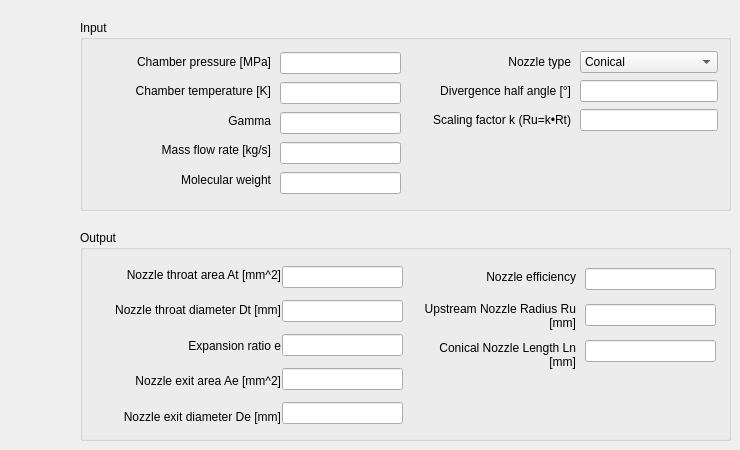
    <widget class="QWidget" name="nozzleTab">
     <attribute name="title">
      <string>Nozzle</string>
     </attribute>
     <widget class="QGroupBox" name="groupBox_6">
      <property name="geometry">
       <rect>
        <x>80</x>
        <y>20</y>
        <width>651</width>
        <height>191</height>
       </rect>
      </property>
      <property name="title">
       <string>Input</string>
      </property>
      <widget class="QWidget" name="verticalLayoutWidget_13">
       <property name="geometry">
        <rect>
         <x>30</x>
         <y>30</y>
         <width>161</width>
         <height>141</height>
        </rect>
       </property>
       <layout class="QVBoxLayout" name="verticalLayout_15">
        <item>
         <widget class="QLabel" name="label_19">
          <property name="text">
           <string>Chamber pressure [MPa]</string>
          </property>
          <property name="alignment">
           <set>Qt::AlignRight|Qt::AlignTrailing|Qt::AlignVCenter</set>
          </property>
         </widget>
        </item>
        <item>
         <widget class="QLabel" name="label_25">
          <property name="text">
           <string>Chamber temperature [K]</string>
          </property>
          <property name="alignment">
           <set>Qt::AlignRight|Qt::AlignTrailing|Qt::AlignVCenter</set>
          </property>
         </widget>
        </item>
        <item>
         <widget class="QLabel" name="label_28">
          <property name="text">
           <string>Gamma</string>
          </property>
          <property name="alignment">
           <set>Qt::AlignRight|Qt::AlignTrailing|Qt::AlignVCenter</set>
          </property>
         </widget>
        </item>
        <item>
         <widget class="QLabel" name="label_27">
          <property name="text">
           <string>Mass flow rate [kg/s]</string>
          </property>
          <property name="alignment">
           <set>Qt::AlignRight|Qt::AlignTrailing|Qt::AlignVCenter</set>
          </property>
         </widget>
        </item>
        <item>
         <widget class="QLabel" name="label_12">
          <property name="text">
           <string>Molecular weight</string>
          </property>
          <property name="alignment">
           <set>Qt::AlignRight|Qt::AlignTrailing|Qt::AlignVCenter</set>
          </property>
         </widget>
        </item>
       </layout>
      </widget>
      <widget class="QWidget" name="verticalLayoutWidget_14">
       <property name="geometry">
        <rect>
         <x>200</x>
         <y>30</y>
         <width>121</width>
         <height>147</height>
        </rect>
       </property>
       <layout class="QVBoxLayout" name="verticalLayout_16">
        <item>
         <widget class="QLineEdit" name="le_pc_2"/>
        </item>
        <item>
         <widget class="QLineEdit" name="le_aft_2"/>
        </item>
        <item>
         <widget class="QLineEdit" name="le_gamma_2"/>
        </item>
        <item>
         <widget class="QLineEdit" name="le_mdot_2"/>
        </item>
        <item>
         <widget class="QLineEdit" name="le_M_2"/>
        </item>
       </layout>
      </widget>
      <widget class="QWidget" name="verticalLayoutWidget_25">
       <property name="geometry">
        <rect>
         <x>330</x>
         <y>30</y>
         <width>161</width>
         <height>81</height>
        </rect>
       </property>
       <layout class="QVBoxLayout" name="verticalLayout_25">
        <item>
         <widget class="QLabel" name="label_26">
          <property name="text">
           <string>Nozzle type</string>
          </property>
          <property name="alignment">
           <set>Qt::AlignRight|Qt::AlignTrailing|Qt::AlignVCenter</set>
          </property>
         </widget>
        </item>
        <item>
         <widget class="QLabel" name="label_39">
          <property name="text">
           <string>Divergence half angle [°]</string>
          </property>
          <property name="alignment">
           <set>Qt::AlignRight|Qt::AlignTrailing|Qt::AlignVCenter</set>
          </property>
         </widget>
        </item>
        <item>
         <widget class="QLabel" name="label_47">
          <property name="text">
           <string>Scaling factor k (Ru=k•Rt)</string>
          </property>
          <property name="alignment">
           <set>Qt::AlignRight|Qt::AlignTrailing|Qt::AlignVCenter</set>
          </property>
          <property name="wordWrap">
           <bool>true</bool>
          </property>
         </widget>
        </item>
       </layout>
      </widget>
      <widget class="QWidget" name="verticalLayoutWidget_26">
       <property name="geometry">
        <rect>
         <x>500</x>
         <y>30</y>
         <width>138</width>
         <height>85</height>
        </rect>
       </property>
       <layout class="QVBoxLayout" name="verticalLayout_26">
        <item>
         <widget class="QComboBox" name="cbox_noztype">
          <item>
           <property name="text">
            <string>Conical</string>
           </property>
          </item>
          <item>
           <property name="text">
            <string>Rao</string>
           </property>
          </item>
         </widget>
        </item>
        <item>
         <widget class="QLineEdit" name="le_div_half_angle"/>
        </item>
        <item>
         <widget class="QLineEdit" name="le_scaling_nozzle"/>
        </item>
       </layout>
      </widget>
     </widget>
     <widget class="QGroupBox" name="groupBox_8">
      <property name="geometry">
       <rect>
        <x>80</x>
        <y>230</y>
        <width>651</width>
        <height>211</height>
       </rect>
      </property>
      <property name="title">
       <string>Output</string>
      </property>
      <widget class="QWidget" name="verticalLayoutWidget_15">
       <property name="geometry">
        <rect>
         <x>30</x>
         <y>30</y>
         <width>171</width>
         <height>171</height>
        </rect>
       </property>
       <layout class="QVBoxLayout" name="verticalLayout_17">
        <item>
         <widget class="QLabel" name="label_29">
          <property name="text">
           <string>Nozzle throat area At [mm^2]</string>
          </property>
          <property name="alignment">
           <set>Qt::AlignRight|Qt::AlignTrailing|Qt::AlignVCenter</set>
          </property>
          <property name="wordWrap">
           <bool>true</bool>
          </property>
         </widget>
        </item>
        <item>
         <widget class="QLabel" name="label_31">
          <property name="text">
           <string>Nozzle throat diameter Dt [mm]</string>
          </property>
          <property name="alignment">
           <set>Qt::AlignRight|Qt::AlignTrailing|Qt::AlignVCenter</set>
          </property>
          <property name="wordWrap">
           <bool>true</bool>
          </property>
         </widget>
        </item>
        <item>
         <widget class="QLabel" name="label_30">
          <property name="text">
           <string>Expansion ratio e</string>
          </property>
          <property name="alignment">
           <set>Qt::AlignRight|Qt::AlignTrailing|Qt::AlignVCenter</set>
          </property>
         </widget>
        </item>
        <item>
         <widget class="QLabel" name="label_24">
          <property name="text">
           <string>Nozzle exit area Ae [mm^2]</string>
          </property>
          <property name="alignment">
           <set>Qt::AlignRight|Qt::AlignTrailing|Qt::AlignVCenter</set>
          </property>
         </widget>
        </item>
        <item>
         <widget class="QLabel" name="label_32">
          <property name="text">
           <string>Nozzle exit diameter De [mm]</string>
          </property>
          <property name="alignment">
           <set>Qt::AlignRight|Qt::AlignTrailing|Qt::AlignVCenter</set>
          </property>
          <property name="wordWrap">
           <bool>true</bool>
          </property>
         </widget>
        </item>
       </layout>
      </widget>
      <widget class="QWidget" name="verticalLayoutWidget_16">
       <property name="geometry">
        <rect>
         <x>202</x>
         <y>30</y>
         <width>121</width>
         <height>171</height>
        </rect>
       </property>
       <layout class="QVBoxLayout" name="verticalLayout_18">
        <item>
         <widget class="QLineEdit" name="le_at"/>
        </item>
        <item>
         <widget class="QLineEdit" name="le_dt"/>
        </item>
        <item>
         <widget class="QLineEdit" name="le_eopt"/>
        </item>
        <item>
         <widget class="QLineEdit" name="le_ae"/>
        </item>
        <item>
         <widget class="QLineEdit" name="le_de"/>
        </item>
       </layout>
      </widget>
      <widget class="QWidget" name="verticalLayoutWidget_27">
       <property name="geometry">
        <rect>
         <x>335</x>
         <y>30</y>
         <width>161</width>
         <height>111</height>
        </rect>
       </property>
       <layout class="QVBoxLayout" name="verticalLayout_27">
        <item>
         <widget class="QLabel" name="label_49">
          <property name="text">
           <string>Nozzle efficiency</string>
          </property>
          <property name="alignment">
           <set>Qt::AlignRight|Qt::AlignTrailing|Qt::AlignVCenter</set>
          </property>
          <property name="wordWrap">
           <bool>true</bool>
          </property>
         </widget>
        </item>
        <item>
         <widget class="QLabel" name="label_50">
          <property name="text">
           <string>Upstream Nozzle Radius Ru [mm]</string>
          </property>
          <property name="alignment">
           <set>Qt::AlignRight|Qt::AlignTrailing|Qt::AlignVCenter</set>
          </property>
          <property name="wordWrap">
           <bool>true</bool>
          </property>
         </widget>
        </item>
        <item>
         <widget class="QLabel" name="label_46">
          <property name="text">
           <string>Conical Nozzle Length Ln [mm]</string>
          </property>
          <property name="alignment">
           <set>Qt::AlignRight|Qt::AlignTrailing|Qt::AlignVCenter</set>
          </property>
          <property name="wordWrap">
           <bool>true</bool>
          </property>
         </widget>
        </item>
       </layout>
      </widget>
      <widget class="QWidget" name="verticalLayoutWidget_28">
       <property name="geometry">
        <rect>
         <x>505</x>
         <y>30</y>
         <width>131</width>
         <height>111</height>
        </rect>
       </property>
       <layout class="QVBoxLayout" name="verticalLayout_28">
        <item>
         <widget class="QLineEdit" name="le_nozzle_efficiency"/>
        </item>
        <item>
         <widget class="QLineEdit" name="le_Ru"/>
        </item>
        <item>
         <widget class="QLineEdit" name="le_Ln"/>
        </item>
       </layout>
      </widget>
     </widget>
    </widget>
